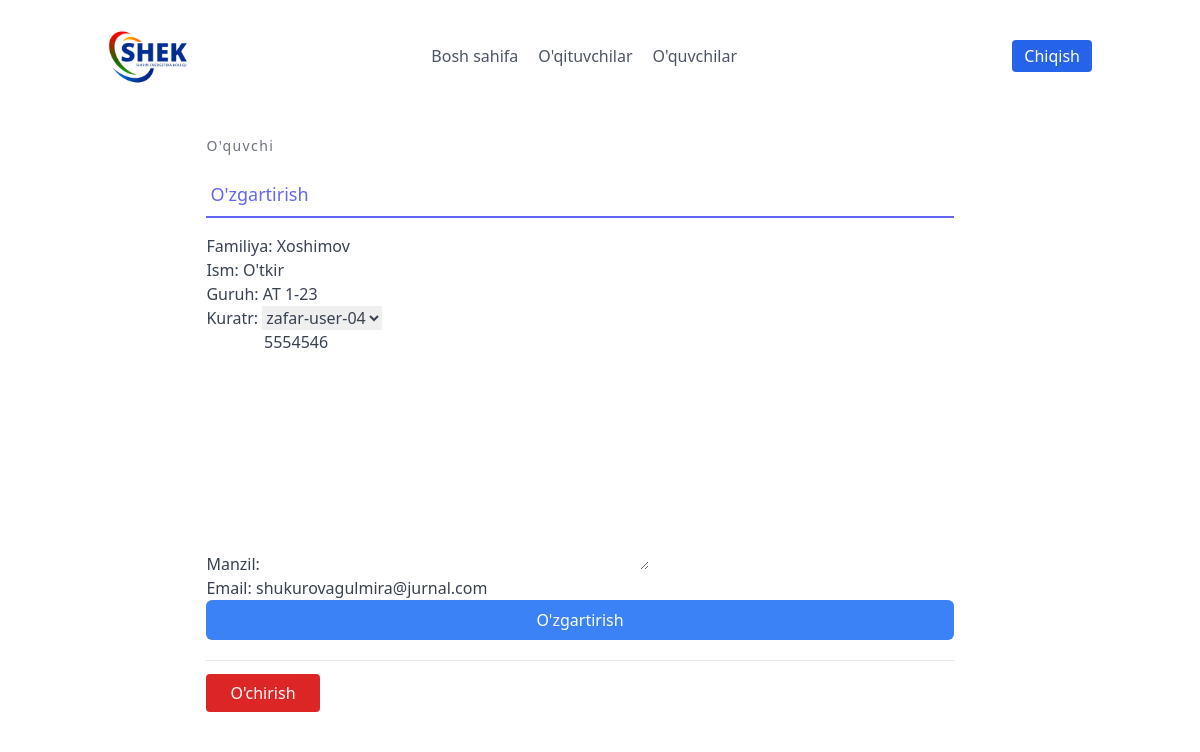
The app's page /leads/4/update_detail/ (signed in) with its own data.
### leads/models.py (models this page shows, shortened)
class Lead(models.Model):
    ismi = models.CharField(max_length=20)
    familiyasi = models.CharField(max_length=20)
    yoshi = models.CharField(max_length=20)
    organisation = models.ForeignKey(UserProfile, on_delete=models.CASCADE)
    agent = models.ForeignKey("Agent", null=True, blank=True, on_delete=models.SET_NULL)
    category = models.ForeignKey("Category", related_name='leads', null=True,  blank=True, on_delete=models.SET_NULL)
    izoh = models.TextField()
    sana = models.DateTimeField(auto_now_add=True)
    email = models.EmailField()

### leads/views.py (the view, shortened to what this page needs)
# urls.py: path('<int:pk>/update_detail/', LeadUpdateView.as_view(), name="update"),
class LeadUpdateView(OrganiserAndLoginRequiredMixin, UpdateView):
    template_name = "leads/leads_update.html"
    queryset = Lead.objects.all()
    form_class = LeadModelForm

### leads/forms.py
class LeadModelForm(forms.ModelForm):
    class Meta:
        model = Lead
        fields = (
            "ismi",
            "familiyasi",
            "yoshi",
            "agent",
            'izoh',
            'email',
        )
        labels = {
            "ismi":"Familiya",
            "familiyasi":"Ism",
            "yoshi":"Guruh",
            "agent":"Kuratr",
            "izoh":"Manzil"
        }

### agents/mixins.py (called while the page is built)
    def dispatch(self, request, *args, **kwargs):
        if not request.user.is_authenticated or not request.user.is_organisor:
            return redirect("login")
        return super().dispatch(request, *args, **kwargs)

### leads/models.py (called while the page is built)
    def __str__(self):
        return str(self.user)

### leads/templates/leads/leads_update.html (shortened to what this page needs)
{% extends "base.html" %}
{% load tailwind_filters %}
{% block content %}
<section class="text-gray-700 body-font overflow-hidden">
    <div class="container px-5 mx-auto">
      <div class="lg:w-4/5 mx-auto flex flex-wrap">
        <div class="w-full lg:pr-10 lg:py-6 mb-6 lg:mb-0">
            <h2 class="text-sm title-font text-gray-500 tracking-widest">O'quvchi</h2>
            <div class="flex mb-4">
                <a href="{% url 'leads:update' lead.pk %}" class="flex-grow text-indigo-500 border-b-2 border-indigo-500 py-2 text-lg px-1">
                    O'zgartirish
                </a>
            </div>
            <form form method="post">
                {{ form|crispy }}
                <button type="submit" class="w-full text-white bg-blue-500 hover:bg-blue-600 px-3 py-2 rounded-md">O'zgartirish</button>
            </form>
            <div class="mt-5 py-5 border-t border-gray-200">
                <a href="{% url 'leads:delete' lead.pk %}" class="w-1/2 mt-3 text-white bg-red-600 border-0 py-2 px-6 focus:outline-none hover:bg-red-800 rounded">
                    O'chirish
                </a>
            </div>
        </div>
      </div>
    </div>
  </section>
{% endblock content %}

### records on screen
Lead: ismi "Xoshimov", familiyasi "O'tkir", yoshi "AT 1-23", agent "zafar-user-04", izoh "5554546", email "shukurovagulmira@jurnal.com"
